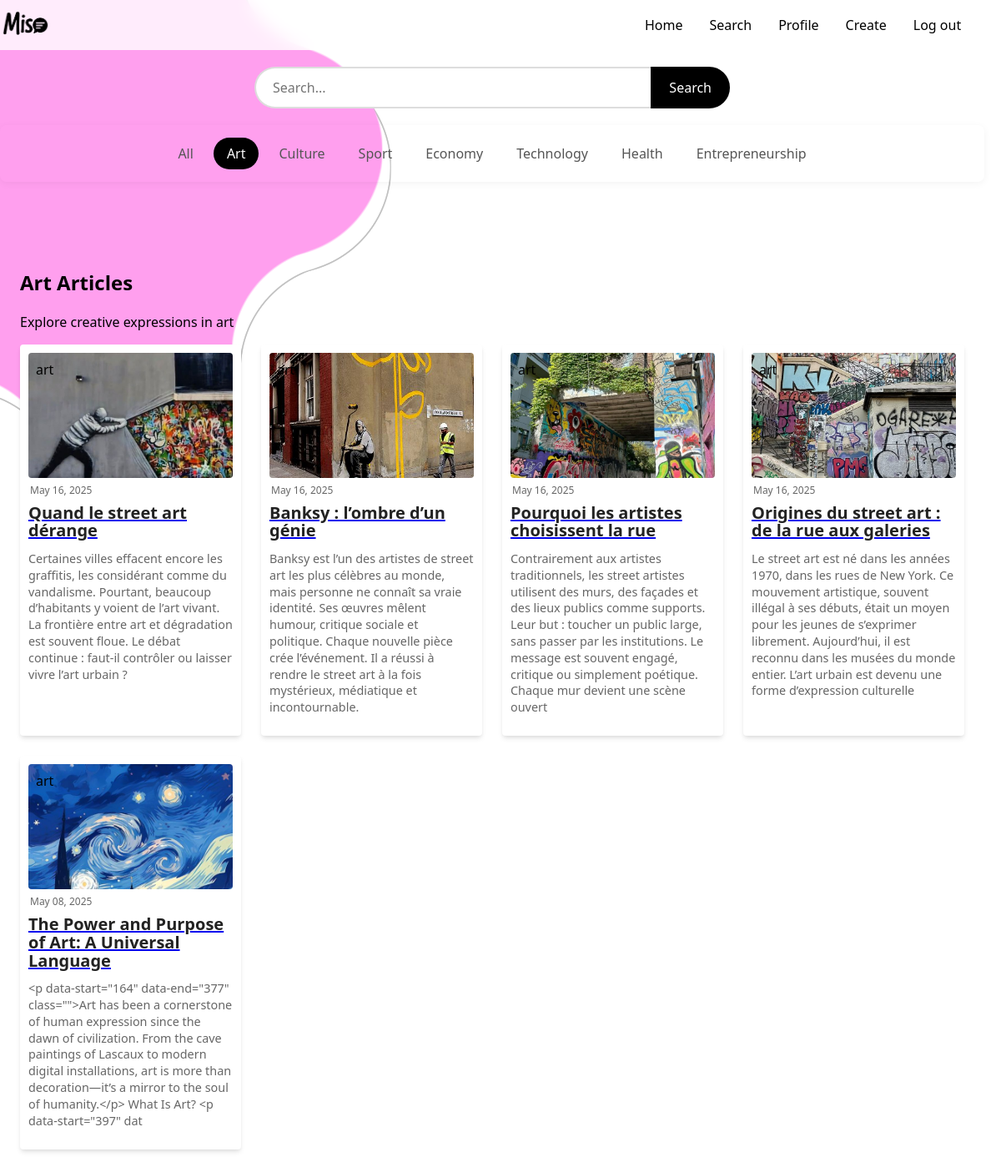
/category/art (signed in), run on an earlier commit of the app's database.
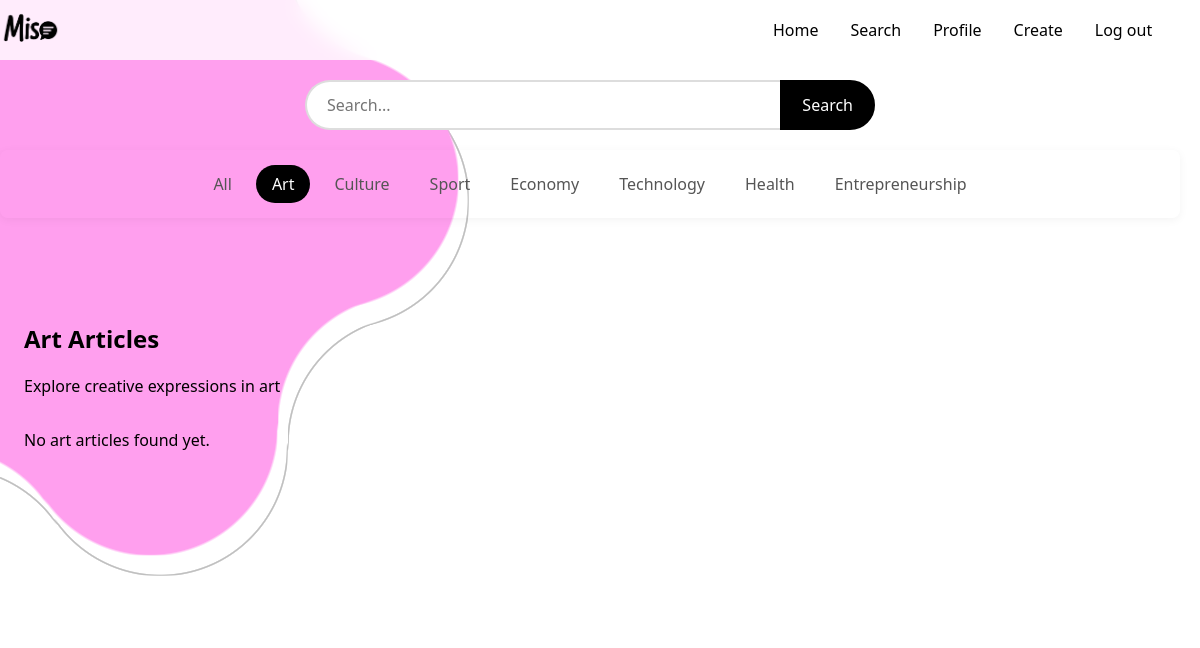
And on a later commit of the database.
### app.py (models this page shows)
class Article(db.Model):
    id = db.Column(db.Integer, primary_key=True)
    title = db.Column(db.String(200), nullable=False)
    content = db.Column(db.Text, nullable=False)
    excerpt = db.Column(db.String(300))
    category = db.Column(db.String(50), nullable=False)
    date = db.Column(db.String(50), default=lambda: datetime.now(timezone.utc).strftime('%B %d, %Y'))
    image_url = db.Column(db.String(200), default='default_article.jpg')
    author_id = db.Column(db.Integer, db.ForeignKey('user.id'), nullable=False)
    comments = db.relationship('Comment', backref='article', lazy=True)
    likes = db.relationship('Like', backref='article', lazy=True)

### app.py (the view)
@app.route('/category/<category_name>')
def category_page(category_name):
    valid_categories = ['art', 'culture', 'sport', 'economy',
                       'technology', 'health', 'entrepreneurship', 'other']
    if category_name not in valid_categories:
        abort(404)
    if 'user_id' not in session:
        return redirect(url_for('category_be', category_name=category_name))
    articles = Article.query.filter_by(category=category_name).order_by(Article.id.desc()).all()
    category_meta = {
        'art': {'color': '#FF9FEE', 'description': 'Creative expressions'},
        'culture': {'color': '#B3B0FF', 'description': 'Global traditions'},
        'sport': {'color': '#FD0261', 'description': 'Athletic excellence'},
        'economy': {'color': '#aae354', 'description': 'Market dynamics'},
        'technology': {'color': '#A4A1AA', 'description': 'Digital innovations'},
        'health': {'color': '#524F56', 'description': 'Mind and body wellness'},
        'entrepreneurship': {'color': '#252275', 'description': 'Startup journeys'},
        'other': {'color': '#91558e', 'description': 'Miscellaneous gems'}
    }
    return render_template(f'categories/{category_name}.html',
                         articles=articles,
                         category_name=category_name,
                         category_color=category_meta[category_name]['color'],
                         category_description=category_meta[category_name]['description'])

### templates/categories/art.html (shortened to what this page needs)
<!DOCTYPE html>
<html>
    <head>
        <link rel="stylesheet" href="{{ url_for('static', filename='css/categories/art.css') }}">
    </head>
    <body>
        <div class="wavy-circle-first wavy-circle"></div>
        <div class="wavy-circle-second wavy-circle"></div>
        <div class="wavy-circle-third wavy-circle"></div>
        <nav class="navbar">
            <a href="{{ url_for('home') }}" class="mi">
                <img src="{{ url_for('static', filename='images/logo.png') }}" alt="Miso Logo" class="logo-img">
            </a>
            <div class="navbar-links">
                <ul>
                    <li><a href="{{ url_for('home_after_login') }}">Home</a></li>
                    <li><a href="{{ url_for('search') }}">Search</a></li>
                    <li><a href="{{ url_for('profile') }}">Profile</a></li>
                    <li><a href="{{ url_for('create') }}">Create</a></li>
                    <li><a href="{{ url_for('logout') }}">Log out</a></li>
                </ul>
            </div>
        </nav>
        <div class="search-container">
            <form action="{{ url_for('search') }}" method="GET">
                <input type="text" name="q" placeholder="Search..." class="search-input" value="{{ query or '' }}">
                <button type="submit" class="search-button">Search</button>
            </form>
        </div>
        <div class="categories-nav">
            <ul class="categories-list">
                <li><a href="{{ url_for('search') }}">All</a></li>
                <li><a href="{{ url_for('category_page', category_name='art') }}" class="active">Art</a></li>
                <li><a href="{{ url_for('category_page', category_name='culture') }}">Culture</a></li>
                <li><a href="{{ url_for('category_page', category_name='sport') }}">Sport</a></li>
                <li><a href="{{ url_for('category_page', category_name='economy') }}">Economy</a></li>
                <li><a href="{{ url_for('category_page', category_name='technology') }}">Technology</a></li>
                <li><a href="{{ url_for('category_page', category_name='health') }}">Health</a></li>
                <li><a href="{{ url_for('category_page', category_name='entrepreneurship') }}">Entrepreneurship</a></li>
            </ul>
        </div>
        <section class="popular-articles">
            <div class="section-header">
                <h2>Art Articles</h2>
                <p>Explore creative expressions in art</p>
            </div>
            <div class="articles-grid">
                {% for article in articles %}
                <div class="card">
                    <div class="header">
                        <div class="image" style="background-image: url('{{ url_for('static', filename=article.image_url) }}')">
                            <span class="tag">{{ article.category }}</span>
                        </div>
                        <div class="date">
                            <span>{{ article.date }}</span>
                        </div>
                    </div>
                    <div class="info">
                        <a href="{{ url_for('article_be', id=article.id) }}" class="block">
                            <span class="title">{{ article.title }}</span>
                        </a>
                        <p class="description">{{ article.excerpt }}</p>
                    </div>
                </div>
                {% else %}
                <div class="no-results">
                    <p>No art articles found yet.</p>
                </div>
                {% endfor %}
            </div>
        </section>
    </body>
</html>

### static/css/categories/art.css (style rules this page uses)
* { box-sizing: border-box; font-family: system-ui, -apple-system, BlinkMacSystemFont, 'Segoe UI', Roboto, Oxygen, Ubuntu, Cantarell, 'Open Sans', 'Helvetica Neue', sans-serif; }
body { margin: 0; padding: 0; padding-right: 20px; overflow-x: hidden; max-width: 100vw; }
.navbar { display: flex; position: relative; width: 99%; z-index: 2; justify-content: space-between; align-items: center; background-color: rgba(255, 255, 255, 0.8); backdrop-filter: blur(10px); -webkit-backdrop-filter: blur(10px); color: black; }
.mi { display: flex; align-items: center; gap: 10px; }
.logo-img { height: 60px; width: auto; vertical-align: middle; }
.navbar-links { height: 100%; }
.navbar-links ul { display: flex; margin: 0; padding: 0; }
.navbar-links li { list-style: none; }
.navbar-links li a { display: block; text-decoration: none; color: black; padding: 1rem; }
.wavy-circle { position: absolute; --s: clamp(650px, 70vw, 900px); width: var(--s); aspect-ratio: 1; --g: /calc(var(--s)*0.303) calc(var(--s)*0.303) radial-gradient(50% 50%,#000 99%,#0000 101%) no-repeat; mask: calc(50% + var(--s)*0.311) calc(50% + var(--s)*0) var(--g), calc(50% + var(--s)*0.096) calc(50% + var(--s)*0.296) var(--g), calc(50% + var(--s)*-0.252) calc(50% + var(--s)*0.183) var(--g), calc(50% + var(--s)*-0.252) calc(50% + var(--s)*-0.183) var(--g), calc(50% + var(--s)*0.096) calc(50% + var(--s)*-0.296) var(--g), radial-gradient(calc(var(--s)*0.384),#000 99%,#0000 101%) subtract, calc(50% + var(--s)*0.399) calc(50% + var(--s)*0.29) var(--g), calc(50% + var(--s)*-0.153) calc(50% + var(--s)*0.47) var(--g), calc(50% + var(--s)*-0.494) calc(50% + var(--s)*0) var(--g), calc(50% + var(--s)*-0.153) calc(50% + var(--s)*-0.47) var(--g), calc(50% + var(--s)*0.399) calc(50% + var(--s)*-0.29) var(--g); }
.wavy-circle-first, .wavy-circle-second, .wavy-circle-third { --offset: clamp(-200px, -30vw, -350px); top: var(--offset); left: var(--offset); }
.wavy-circle-first { z-index: -10; background: #FF9FEE; top: -240px; left: -350px; animation: ChangeColor 14s infinite; }
.wavy-circle-second { z-index: -20; background: black; top: -220px; left: -340px; animation: rotate 14s infinite; }
.wavy-circle-third { z-index: -20; background: white; top: -220px; left: -340px; animation: rotate 14s infinite; }
.search-container { max-width: 600px; margin: 20px auto; padding: 0 15px; }
.search-container form { display: flex; width: 100%; }
.search-input { flex: 1; padding: 12px 20px; font-size: 16px; border: 2px solid #ddd; border-right: none; border-radius: 25px 0 0 25px; outline: none; transition: all 0.3s; }
.search-button { padding: 0 20px; background: black; color: white; border: 2px solid black; border-radius: 0 25px 25px 0; cursor: pointer; font-size: 16px; font-weight: 500; transition: all 0.3s; }
.popular-articles { padding: 4rem 1.5rem; max-width: 1400px; margin: 0 auto; }
.articles-grid { display: grid; grid-template-columns: repeat(auto-fit, minmax(260px, 1fr)); gap: 1.5rem; margin-bottom: 2rem; }
.categories-nav { max-width: 1200px; width: 100%; background-color: transparent; padding: 15px 20px; border-radius: 8px; box-shadow: 0 2px 10px rgba(0, 0, 0, 0.05); margin: 20px 0; }
.categories-list { display: flex; list-style: none; padding: 0; margin: 0; overflow-x: auto; scrollbar-width: none; -ms-overflow-style: none; justify-content: center; flex-wrap: wrap; gap: 8px; }
.categories-list li { flex: 0 0 auto; }
.categories-list a { text-decoration: none; color: #555; font-weight: 500; padding: 8px 16px; border-radius: 20px; transition: all 0.3s ease; white-space: nowrap; display: block; }
.categories-list .active { color: #fff; background-color: black; }

What changed in the data, as far as the page shows it:
removed Article: image_url (picture), category "art", date "May 16, 2025", title "Quand le street art dérange", excerpt "Certaines villes effacent encore les graffitis, les considérant comme du vandalisme. Pourtant, beaucoup d’habitants y voient de l’art vivant. La frontière entre art et dégradation est souvent floue. Le débat continue : faut-il contrôler ou laisser vivre l’art urbain ?"
removed Article: image_url (picture), category "art", date "May 16, 2025", title "Banksy : l’ombre d’un génie", excerpt "Banksy est l’un des artistes de street art les plus célèbres au monde, mais personne ne connaît sa vraie identité. Ses œuvres mêlent humour, critique sociale et politique. Chaque nouvelle pièce crée l’événement. Il a réussi à rendre le street art à la fois mystérieux, médiatique et incontournable."
removed Article: image_url (picture), category "art", date "May 16, 2025", title "Pourquoi les artistes choisissent la rue", excerpt "Contrairement aux artistes traditionnels, les street artistes utilisent des murs, des façades et des lieux publics comme supports. Leur but : toucher un public large, sans passer par les institutions. Le message est souvent engagé, critique ou simplement poétique. Chaque mur devient une scène ouvert"
removed Article: image_url (picture), category "art", date "May 16, 2025", title "Origines du street art : de la rue aux galeries", excerpt "Le street art est né dans les années 1970, dans les rues de New York. Ce mouvement artistique, souvent illégal à ses débuts, était un moyen pour les jeunes de s’exprimer librement. Aujourd’hui, il est reconnu dans les musées du monde entier. L’art urbain est devenu une forme d’expression culturelle"
removed Article: image_url (picture), category "art", date "May 08, 2025", title "The Power and Purpose of Art: A Universal Language", excerpt "<p data-start=\"164\" data-end=\"377\" class=\"\">Art has been a cornerstone of human expression since the dawn of civilization. From the cave paintings of Lascaux to modern digital installations, art is more than decoration—it’s a mirror to the soul of humanity.</p> What Is Art? <p data-start=\"397\" dat"
Also different on the page:
text now shown: "No art articles found yet."
